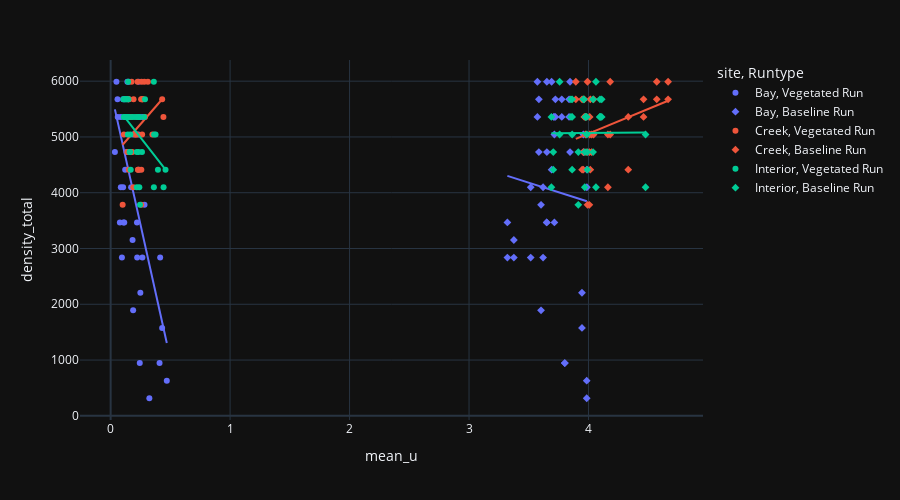

Write notebook code for a chart like this one.
### Code cell
fig = px.scatter(dff, x='mean_u', y='density_total', symbol='Runtype', color='site', trendline='ols', template='plotly_dark')
#fig = px.scatter(base_df, x='mean_u_25', y='density_total', symbol='site', color='site')
fig.update_layout(
    height=500,
    autosize=True,)
fig.show()
